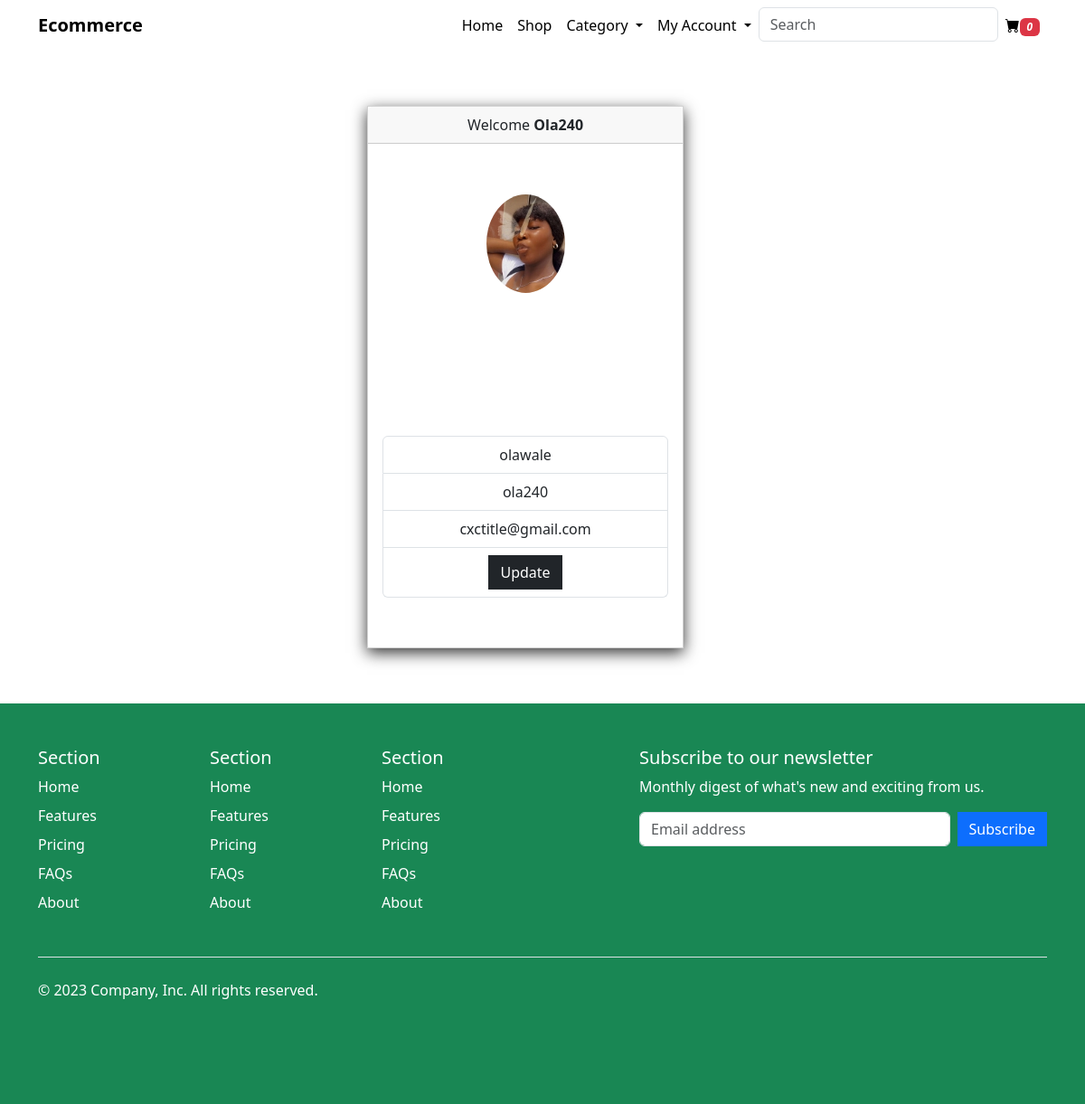
The page /user/dashboard/ (signed in) on the database its author committed.
### users/models.py (models this page shows)
class Profile(models.Model):
  user = models.OneToOneField(User,on_delete=models.CASCADE)
  fullname = models.CharField(max_length=225)
  username = models.CharField(max_length=225)
  email = models.EmailField(max_length=254, unique=True)
  phone = models.CharField(max_length=14)
  address = models.CharField(max_length=243)
  profile_pix = models.ImageField(upload_to='profile_pix',default='img/userav.png')
  def __str__(self):
   return self.fullname

### users/views.py (the view)
# urls.py: path('dashboard/',views.dashboard,name='dashboard'),
@login_required(login_url=('login'))
def dashboard(request):
   user = request.user.profile
   context= {
      'profile':user
   }
   return render(request,'users/dashboard.html',context)

### stores/context_processors.py (called while the page is built)
def categorys(request):
    cats = Category.objects.filter()
    return{
        'catloops':cats
    }

def allcart(request):
    if request.session.get('cart_id',None):
        cart = CartItem.objects.filter()
        total = cart.count()
    elif request.user:
        cart = CartItem.objects.filter()
        total = cart.count()
    return {
        'carts':total
    }

### templates/users/dashboard.html (shortened to what this page needs)
{% extends "base.html" %}
 {% load static %}
{% block content %}
  <section id="Dashboard" class="py-3">
    <div class="container">
      <div class="row">
        <div class="col-md-5 mx-auto">
          <div class="card text-center">
            <div class="card-header mb-2"> Welcome <strong>{{profile.username|title}}</strong> </div>
          {% if profile.profile_pix.url %}
          <div class=" py-5  w-25 mx-auto h-50 overflow-hidden">
            <img src="{{profile.profile_pix.url}}" class="img-fluid rounded-circle" alt="{{profile}}">
          </div>
          {% else %}
          <div class=" p-5  w-50 mx-auto h-25 overflow-hidden">
            <img src="{% static 'img/userav.png' %}" class="img-fluid" alt="">
          </div>
          {% endif %}
          <div class="card-body">
            <ul class="list-group">
              <li class="list-group-item"> {{profile.fullname}} </li>
              <li class="list-group-item"> {{profile.username}} </li>
              <li class="list-group-item"> {{profile.email}} </li>
              <li class="list-group-item text-center">
               <a href="{% url 'update' %}" class="btn btn-dark list-group-link">Update</a>
              </li>
            </ul>
          </div>
          </div>
        </div>
      </div>
    </div>
  </section>
{% endblock content %}

### templates/base.html (style rules this page uses)
.btn { border-radius: 0 !important; }
.card { border-radius: 0 !important; }
#Dashboard .card { width: 350px; margin: 10% 7%; box-shadow: 0 .3rem 1rem rgba(0, 0, 0, .8); border-radius: 20px; height: 75vh; }

### rows shown on the page
Profile: username "Ola240", profile_pix (picture), fullname "olawale", username "ola240", email "cxctitle@gmail.com"

### other values the page prints
{{ carts }} "0"
